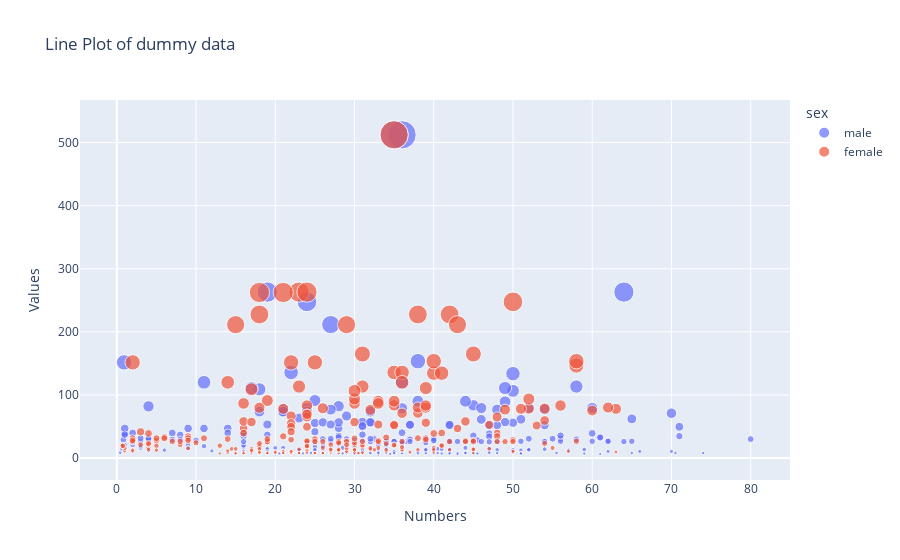

Notebook cell for this chart:
### Code cell
fig.update_layout(
    title = "Line Plot of dummy data" ,
    xaxis = dict(title = "Numbers"),
    yaxis = dict(title = "Values"),
    showlegend = True,
)

### Figure 1 — Plotly figure (JSON) as saved in the notebook; plotly's stock layout.template omitted (floating-point values rounded to 4 significant figures; data arrays with more than 128 entries replaced by an {"elided": "..."} marker saying what was removed)
{"data": [{"hovertemplate": "sex=male<br>age=%{x}<br>fare=%{marker.size}<extra></extra>", "legendgroup": "male", "marker": {"color": "#636efa", "size": {"elided": "577 float values"}, "sizemode": "area", "sizeref": 1.281, "symbol": "circle"}, "mode": "markers", "name": "male", "orientation": "v", "showlegend": true, "type": "scatter", "x": {"elided": "577 float values"}, "xaxis": "x", "y": {"elided": "577 float values"}, "yaxis": "y"}, {"hovertemplate": "sex=female<br>age=%{x}<br>fare=%{marker.size}<extra></extra>", "legendgroup": "female", "marker": {"color": "#EF553B", "size": {"elided": "314 float values"}, "sizemode": "area", "sizeref": 1.281, "symbol": "circle"}, "mode": "markers", "name": "female", "orientation": "v", "showlegend": true, "type": "scatter", "x": {"elided": "314 float values"}, "xaxis": "x", "y": {"elided": "314 float values"}, "yaxis": "y"}], "layout": {"legend": {"itemsizing": "constant", "title": {"text": "sex"}, "tracegroupgap": 0}, "showlegend": true, "title": {"text": "Line Plot of dummy data"}, "xaxis": {"anchor": "y", "domain": [0, 1], "title": {"text": "Numbers"}}, "yaxis": {"anchor": "x", "domain": [0, 1], "title": {"text": "Values"}}}}
